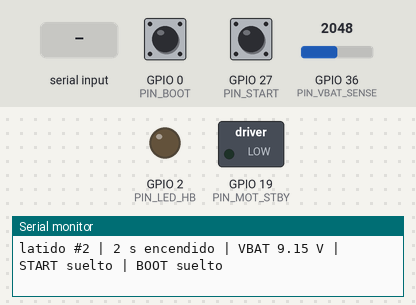
The program below on a simulated ESP32. Shown: switched loads named in the program (green lamp = pin HIGH), output pins drawn as LEDs (lit = HIGH), the last lines printed to the serial monitor. The test bench sets the inputs (shaded band); at power-on: GPIO 0 (PIN_BOOT) HIGH, GPIO 27 (PIN_START) HIGH, GPIO 36 (PIN_VBAT_SENSE) = 2048.

Above: at 2.2 s.
2.3 s: "l\n" received over Serial
At 2.7 s:
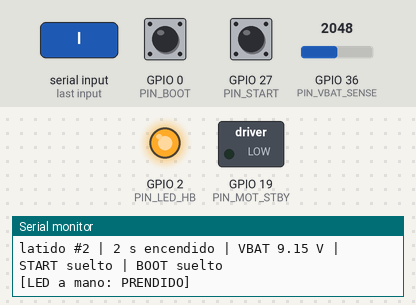
3.8 s: GPIO 0 (PIN_BOOT) pulled LOW for 0.15 s
5.4 s: GPIO 27 (PIN_START) pulled LOW for 0.15 s
7.0 s: GPIO 0 (PIN_BOOT) pulled LOW for 1 s
9.5 s: GPIO 27 (PIN_START) pulled LOW for 1 s
12.0 s: "p\n" received over Serial
Timing chart, 0 to 14.5 s (numbered marks = the images above; inputs shaded):
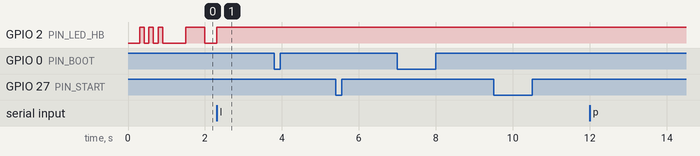

The program:

main.cpp
```cpp
/*
 * Prueba USB + botones + LED HB — PCB Autonomo_V2 (RoboUAQ 2026)
 *
 * Solo con el cable USB-C. Abre el monitor serial a 115200.
 *  - Cada segundo manda un "latido" con contador, tiempo y voltaje de bateria.
 *  - Todo lo que escribas en el monitor te lo regresa (eco).
 *  - LED HB: parpadea lento normal, fijo con START, rapido con BOOT.
 *
 * Comandos (escribe la letra y Enter):
 *   ?  ayuda      i  info del chip      l  prende/apaga el LED a mano
 *   p  pausa/reanuda el latido
 */
#include <Arduino.h>

#define PIN_LED_HB      2   // LED HB (D5)
#define PIN_BOOT        0   // boton BOOT (S2), LOW = presionado
#define PIN_START      27   // boton START (S3 y J10.1), LOW = presionado
#define PIN_VBAT_SENSE 36
#define PIN_MOT_STBY   19   // se deja en LOW: motor apagado

const float VBAT_DIVISOR = (100.0f + 22.0f) / 22.0f;

uint32_t contador = 0;
bool latidoActivo = true;
bool ledManual = false;     // true = el LED lo controlas tu con 'l'
bool ledManualEstado = false;
String linea;

void ayuda() {
  Serial.println();
  Serial.println(F("===== PRUEBA USB PCB Autonomo_V2 ====="));
  Serial.println(F(" Escribe algo y Enter: te lo regreso (eco)."));
  Serial.println(F(" ?  ayuda"));
  Serial.println(F(" i  info del chip"));
  Serial.println(F(" l  LED HB a mano (prende/apaga). Otra vez 'l' vuelve a automatico"));
  Serial.println(F(" p  pausa / reanuda el latido"));
  Serial.println(F(" Botones: START = LED fijo | BOOT = LED rapido | EN = reinicia"));
  Serial.println();
}

void info() {
  Serial.println(F("[info]"));
  Serial.printf("  Chip: %s rev %d, %d nucleos a %lu MHz\n", ESP.getChipModel(), ESP.getChipRevision(), ESP.getChipCores(), (unsigned long)ESP.getCpuFreqMHz());
  Serial.printf("  Flash: %lu MB\n", (unsigned long)(ESP.getFlashChipSize() / (1024 * 1024)));
  Serial.printf("  RAM libre: %lu bytes\n", (unsigned long)ESP.getFreeHeap());
  uint64_t mac = ESP.getEfuseMac();
  Serial.printf("  MAC: %02X:%02X:%02X:%02X:%02X:%02X\n",
                (uint8_t)(mac), (uint8_t)(mac >> 8), (uint8_t)(mac >> 16),
                (uint8_t)(mac >> 24), (uint8_t)(mac >> 32), (uint8_t)(mac >> 40));
}

void procesarLinea(String s) {
  s.trim();
  if (s.length() == 0) return;
  if (s == "?") { ayuda(); return; }
  if (s == "i") { info(); return; }
  if (s == "p") { latidoActivo = !latidoActivo; Serial.println(latidoActivo ? F("[latido reanudado]") : F("[latido en pausa]")); return; }
  if (s == "l") {
    if (!ledManual) { ledManual = true; ledManualEstado = true; Serial.println(F("[LED a mano: PRENDIDO]")); }
    else if (ledManualEstado) { ledManualEstado = false; Serial.println(F("[LED a mano: APAGADO]")); }
    else { ledManual = false; Serial.println(F("[LED en automatico]")); }
    return;
  }
  Serial.printf("[eco] Recibi %u caracteres: %s\n", (unsigned)s.length(), s.c_str());
}

void setup() {
  pinMode(PIN_MOT_STBY, OUTPUT); digitalWrite(PIN_MOT_STBY, LOW);
  pinMode(PIN_LED_HB, OUTPUT);
  pinMode(PIN_BOOT, INPUT_PULLUP);
  pinMode(PIN_START, INPUT);           // pull-up externo R37
  analogSetAttenuation(ADC_11db);
  Serial.begin(115200);
  delay(300);
  // saludo con el LED: 3 parpadeos
  for (int i = 0; i < 3; i++) { digitalWrite(PIN_LED_HB, HIGH); delay(120); digitalWrite(PIN_LED_HB, LOW); delay(120); }
  ayuda();
  info();
}

void loop() {
  static uint32_t tLatido = 0;
  static int startPrev = -1, bootPrev = -1;

  // ---- botones ----
  int start = digitalRead(PIN_START) == LOW;
  int boot  = digitalRead(PIN_BOOT)  == LOW;
  if (start != startPrev) { if (startPrev != -1) Serial.println(start ? F(">> START presionado") : F(">> START suelto")); startPrev = start; }
  if (boot  != bootPrev)  { if (bootPrev  != -1) Serial.println(boot  ? F(">> BOOT presionado")  : F(">> BOOT suelto"));  bootPrev  = boot; }

  // ---- LED HB ----
  bool led;
  if (ledManual)  led = ledManualEstado;
  else if (start) led = true;                       // fijo
  else if (boot)  led = (millis() / 80) % 2;        // rapido
  else            led = (millis() / 500) % 2;       // lento
  digitalWrite(PIN_LED_HB, led);

  // ---- latido por USB ----
  if (latidoActivo && millis() - tLatido >= 1000) {
    tLatido = millis();
    float vbat = analogReadMilliVolts(PIN_VBAT_SENSE) / 1000.0f * VBAT_DIVISOR;
    Serial.printf("latido #%lu | %lu s encendido | VBAT %.2f V | START %s | BOOT %s\n",
                  (unsigned long)++contador, (unsigned long)(millis() / 1000), vbat,
                  start ? "presionado" : "suelto", boot ? "presionado" : "suelto");
  }

  // ---- lo que llega de la compu ----
  while (Serial.available()) {
    char c = Serial.read();
    if (c == '\n' || c == '\r') { procesarLinea(linea); linea = ""; }
    else if (linea.length() < 120) linea += c;
  }
}
```
